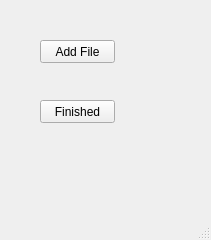
<?xml version="1.0" encoding="UTF-8"?>
<ui version="4.0">
 <class>MainWindow</class>
 <widget class="QMainWindow" name="MainWindow">
  <property name="geometry">
   <rect>
    <x>0</x>
    <y>0</y>
    <width>211</width>
    <height>240</height>
   </rect>
  </property>
  <property name="windowTitle">
   <string>MainWindow</string>
  </property>
  <widget class="QWidget" name="centralwidget">
   <widget class="QPushButton" name="add_file">
    <property name="geometry">
     <rect>
      <x>40</x>
      <y>40</y>
      <width>75</width>
      <height>23</height>
     </rect>
    </property>
    <property name="text">
     <string>Add File</string>
    </property>
   </widget>
   <widget class="QPushButton" name="finished_button">
    <property name="geometry">
     <rect>
      <x>40</x>
      <y>100</y>
      <width>75</width>
      <height>23</height>
     </rect>
    </property>
    <property name="text">
     <string>Finished</string>
    </property>
   </widget>
  </widget>
  <widget class="QMenuBar" name="menubar">
   <property name="geometry">
    <rect>
     <x>0</x>
     <y>0</y>
     <width>211</width>
     <height>21</height>
    </rect>
   </property>
  </widget>
  <widget class="QStatusBar" name="statusbar"/>
 </widget>
 <resources/>
 <connections/>
</ui>
